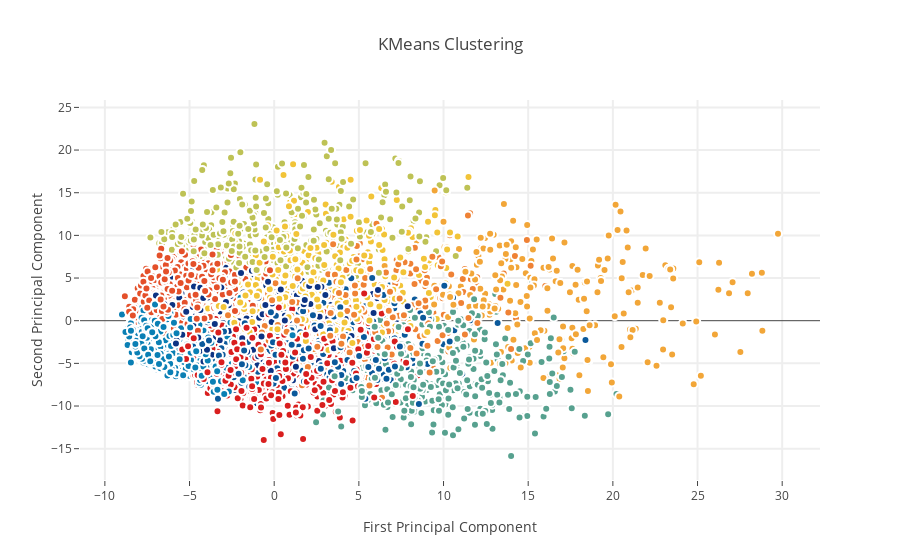

The notebook cell this image was saved under:
### Code cell
from sklearn.cluster import KMeans # KMeans clustering 
# Set a KMeans clustering with 9 components ( 9 chosen sneakily ;) as hopefully we get back our 9 class labels)
kmeans = KMeans(n_clusters=10)
# Compute cluster centers and predict cluster indices
X_clustered = kmeans.fit_predict(X_5d)

trace_Kmeans = go.Scatter(x=X_5d[:, 0], y= X_5d[:, 1], mode="markers",
                    showlegend=False,
                    marker=dict(
                            size=8,
                            color = X_clustered,
                            colorscale = 'Portland',
                            showscale=False, 
                            line = dict(
            width = 2,
            color = 'rgb(255, 255, 255)'
        )
                   ))

layout = go.Layout(
    title= 'KMeans Clustering',
    hovermode= 'closest',
    xaxis= dict(
         title= 'First Principal Component',
        ticklen= 5,
        zeroline= False,
        gridwidth= 2,
    ),
    yaxis=dict(
        title= 'Second Principal Component',
        ticklen= 5,
        gridwidth= 2,
    ),
    showlegend= True
)

data = [trace_Kmeans]
fig1 = dict(data=data, layout= layout)
# fig1.append_trace(contour_list)
py.iplot(fig1, filename="svm")

### Figure 1 — Plotly figure (JSON) as saved in the notebook; plotly's stock layout.template omitted (floating-point values rounded to 4 significant figures; data arrays with more than 128 entries replaced by an {"elided": "..."} marker saying what was removed)
{"data": [{"marker": {"color": {"elided": "5000 int values"}, "colorscale": "Portland", "line": {"color": "rgb(255, 255, 255)", "width": 2}, "showscale": false, "size": 8}, "mode": "markers", "showlegend": false, "type": "scatter", "uid": "fbd7263a-ab77-11e8-a469-00059a3c7a00", "x": {"elided": "5000 float values"}, "y": {"elided": "5000 float values"}}], "layout": {"hovermode": "closest", "showlegend": true, "title": "KMeans Clustering", "xaxis": {"gridwidth": 2, "ticklen": 5, "title": "First Principal Component", "zeroline": false}, "yaxis": {"gridwidth": 2, "ticklen": 5, "title": "Second Principal Component"}}}
